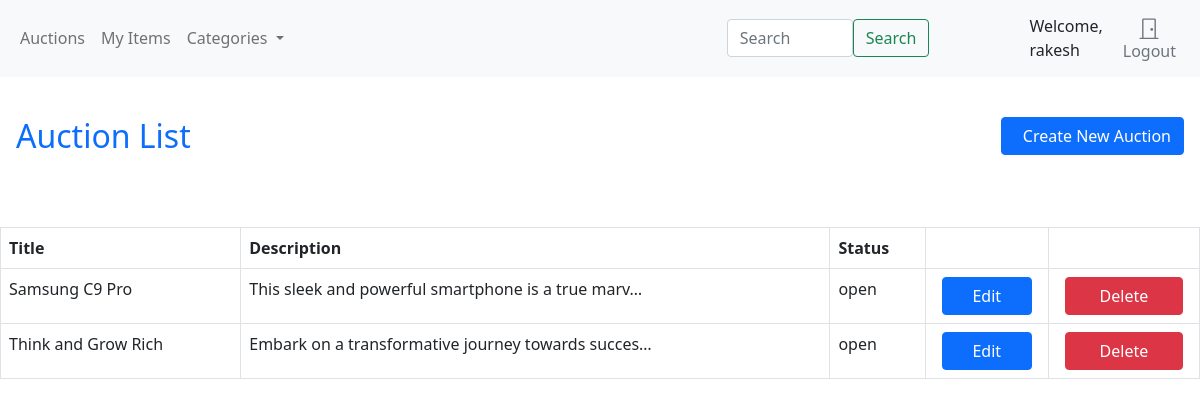
Screenshot of /auction/ (signed in) with the database file from the repository.
### account/models.py (models this page shows, shortened)
class UserBase(AbstractBaseUser,PermissionsMixin):
    ROLE_CHOICES = (
    ('Buyer','Buyer'),
    ('Seller','Seller'),
    )
    username = models.CharField(max_length=100,blank=True)
    email = models.EmailField(unique=True)
    firstname  = models.CharField(max_length=100,blank=True)
    phone_number = models.CharField(max_length=10,blank=True)
    address = models.CharField(max_length=250,blank=True)
    role = models.CharField(max_length=10,choices=ROLE_CHOICES)
    is_active = models.BooleanField(default=True)
    is_staff = models.BooleanField(default=False)
    is_superuser = models.BooleanField(default=False)
    created = models.DateField(auto_now_add=True)
    updated = models.DateField(auto_now=True)
    objects = UserManager()
    USERNAME_FIELD = 'email'
    REQUIRED_FIELDS = ['username']
    class Meta:
        verbose_name = 'User'
        verbose_name_plural = 'Users'

### main_app/models.py (models this page shows, shortened)
class Auction(models.Model):
    AUCTION_STATUS_CHOICES = (
        ('draft', 'Draft'),
        ('open', 'open'),
        ('closed', 'Closed'),
    )
    winner = models.ForeignKey(AUTH_USER_MODEL, on_delete=models.SET_NULL, null=True, blank=True, editable=False)
    title = models.CharField(max_length=255)
    description = models.TextField()
    starting_price = models.DecimalField(max_digits=10, decimal_places=2)
    auction_status = models.CharField(max_length=20, choices=AUCTION_STATUS_CHOICES, default='draft')
    start_datetime = models.DateTimeField()
    end_datetime = models.DateTimeField()
    seller = models.ForeignKey(AUTH_USER_MODEL, on_delete=models.CASCADE, related_name='auctions')
    created = models.DateTimeField(auto_now_add=True)
    updated = models.DateTimeField(auto_now=True)
    category = models.ForeignKey('Category', on_delete=models.CASCADE)
    image = models.ImageField(upload_to='images/')
    class Meta:
        verbose_name_plural = 'Auctions'

### main_app/views.py (the view)
# urls.py: path('auction/',views.auction_list,name='auction-list'),
@login_required
@seller_required
def auction_list(request):
    auctions = Auction.objects.filter(seller=request.user)
    context = {
        'auctions':auctions
    }
    return render(request,'main_app/Auction/auction_list.html',context)

### main_app/context_processor.py (called while the page is built)
def categories(request):
    return{
        'categories':Category.objects.all()
    }

### templates/main_app/Auction/auction_list.html (shortened to what this page needs)
{% extends "base.html" %}
{% block content %}
{% include "navbar.html" %}
<div class="conatiner p-3">
    <div class="row pt-4">
        <div class="col-6">
            <h2 class="text-primary">Auction List</h2>
        </div>
        <div class="col-6 text-end">
            <a href="{% url 'auction-create' %}" class="btn btn-primary"> &nbsp; Create New Auction</a>
        </div>
    </div>
</div>
<br />
<br />
<table class="table table-bordered table-stripped" style="width:100%">
    <thead>
        <tr>
            <th>
                Title
            </th>
            <th>
                Description
            </th>
            <th>
                Status
            </th>
            <th>
            </th>
            <th>
            </th>
        </tr>
    </thead>
    <tbody>
       {% for auction in auctions%}
           <tr>
               <td>
                  {{auction.title}}
               </td>
               <td>
                {{auction.description|truncatechars:50}}
               </td>
               <td>
                   {{auction.auction_status}}
               </td>
               <td>
                   <div class="w-100 btn-group">
                           <a href = "{% url 'auction-update' auction.id %}" class="btn btn-primary mx-2 ">Edit</a>
                   </div>
               </td>
                <td>
                    <div class="w-100 btn-group">
                        <button class="btn btn-danger mx-2" onclick="confirmDelete({{ Auction.id }})">
                             Delete
                        </button>
                    </div>
                </td>
           </tr>
        {% endfor %}
    </tbody>
</table>
{% endblock %}

### templates/navbar.html (shortened to what this page needs)
<nav class="navbar navbar-expand-lg navbar-light bg-light">
  <div class="container-fluid">
      <div class="collapse navbar-collapse" id="navbarNavDropdown">
          <ul class="navbar-nav">
              <li class="nav-item">
                  <a class="nav-link" href="{% url 'home' %}">Auctions</a>
              </li>
              {% if user.role == 'Seller'%}
                <li class="nav-item">
                    <a class="nav-link" href="{% url 'auction-list' %}">My Items</a>
                </li>
                {% endif %}
              <li class="nav-item dropdown">
                  <a class="nav-link dropdown-toggle" href="#" id="navbarDropdownMenuLink" role="button"
                      data-bs-toggle="dropdown" aria-expanded="false">
                      Categories
                  </a>
              </li>
          </ul>
      </div>
      <form class="form-inline"style="display: inline-flex; margin-right:100px;" action="{% url 'auction-search' %}" method="GET">
        <input class="form-control mr-sm-2" type="search" name="q" placeholder="Search" aria-label="Search">
        <button class="btn btn-outline-success my-2 my-sm-0" type="submit">Search</button>
      </form>
      {% if user.is_authenticated %}
      <div class="d-flex align-items-center">
          <div class="me-2">Welcome, {{ user.username }}</div>
          <a type="button" role="button" href="{% url 'logout' %}"
              class="btn btn-outline-secondary border-0 basket-btn">
              <div>
                  <svg xmlns="http://www.w3.org/2000/svg" width="22" height="22" fill="currentColor"
                      class="bi bi-door-closed" viewBox="0 0 16 16">
                      <path
                          d="M3 2a1 1 0 0 1 1-1h8a1 1 0 0 1 1 1v13h1.5a.5.5 0 0 1 0 1h-13a.5.5 0 0 1 0-1H3V2zm1 13h8V2H4v13z" />
                      <path d="M9 9a1 1 0 1 0 2 0 1 1 0 0 0-2 0z" />
                  </svg>
              </div>
              <span class="fs15 fw500">Logout</span>
          </a>
      </div>
      {% endif %}
  </div>
</nav>

### rows the page displays
UserBase: username "rakesh"
Auction: title "Samsung C9 Pro", description "This sleek and powerful smartphone is a true marv…", auction_status "open"
Auction: title "Think and Grow Rich", description "Embark on a transformative journey towards succes…", auction_status "open"
